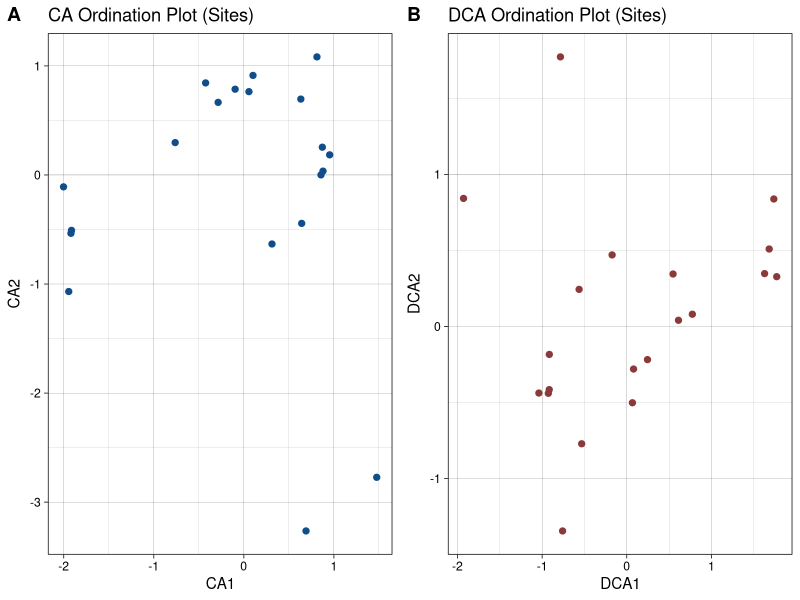

This chart was generated by the following R code:
## ---- chunk 1
#| fig.align: center
#| fig.cap: "Comparison of CA and DCA ordinations applied to the dune data."

# Load necessary libraries
library(vegan)
library(ggplot2)
library(ggpubr)

# Load example data
data(dune)

# Perform CA
ca_result <- cca(dune)

# Perform DCA
dca_result <- decorana(dune)

# Extract scores for sites
ca_sites <- scores(ca_result, display = "sites")
dca_sites <- scores(dca_result, display = "sites")

# Create CA plot
ca_plot <- ggplot(as.data.frame(ca_sites), aes(x = CA1, y = CA2)) +
  geom_point(colour = 'dodgerblue4', size = 1.8) +
  labs(title = "CA Ordination Plot (Sites)", x = "CA1", y = "CA2") +
  theme_linedraw()

# Create DCA plot
dca_plot <- ggplot(as.data.frame(dca_sites), aes(x = DCA1, y = DCA2)) +
  geom_point(colour = 'indianred4', size = 1.8) +
  labs(title = "DCA Ordination Plot (Sites)", x = "DCA1", y = "DCA2") +
  theme_linedraw()

# Arrange plots side by side
ggarrange(ca_plot, dca_plot, ncol = 2, labels = "AUTO")
